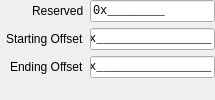
     <widget class="QWidget" name="relative_offset_range_tab">
      <attribute name="icon">
       <iconset theme="computer"/>
      </attribute>
      <attribute name="title">
       <string>Relative Offset Range</string>
      </attribute>
      <attribute name="toolTip">
       <string>This device path node specifies a range of offsets relative to the first byte available on the device.</string>
      </attribute>
      <attribute name="whatsThis">
       <string>&lt;html&gt;&lt;head/&gt;&lt;body&gt;&lt;p&gt;This device path node specifies a range of offsets relative to the first byte available on the device.&lt;/p&gt;&lt;/body&gt;&lt;/html&gt;</string>
      </attribute>
      <layout class="QFormLayout" name="relative_offset_range_layout">
       <property name="fieldGrowthPolicy">
        <enum>QFormLayout::FieldGrowthPolicy::ExpandingFieldsGrow</enum>
       </property>
       <property name="labelAlignment">
        <set>Qt::AlignmentFlag::AlignRight|Qt::AlignmentFlag::AlignTrailing|Qt::AlignmentFlag::AlignVCenter</set>
       </property>
       <property name="leftMargin">
        <number>6</number>
       </property>
       <property name="topMargin">
        <number>0</number>
       </property>
       <property name="rightMargin">
        <number>0</number>
       </property>
       <property name="bottomMargin">
        <number>0</number>
       </property>
       <item row="0" column="0">
        <widget class="QLabel" name="relative_offset_range_reserved_label">
         <property name="toolTip">
          <string>Reserved for future use.</string>
         </property>
         <property name="statusTip">
          <string>Reserved</string>
         </property>
         <property name="whatsThis">
          <string>&lt;html&gt;&lt;head/&gt;&lt;body&gt;&lt;p&gt;Reserved for future use.&lt;/p&gt;&lt;/body&gt;&lt;/html&gt;</string>
         </property>
         <property name="text">
          <string>Reserved</string>
         </property>
        </widget>
       </item>
       <item row="0" column="1">
        <widget class="QLineEdit" name="relative_offset_range_reserved">
         <property name="font">
          <font>
           <family>Monospace</family>
          </font>
         </property>
         <property name="toolTip">
          <string>Reserved for future use.</string>
         </property>
         <property name="statusTip">
          <string>Reserved</string>
         </property>
         <property name="whatsThis">
          <string>&lt;html&gt;&lt;head/&gt;&lt;body&gt;&lt;p&gt;Reserved for future use.&lt;/p&gt;&lt;/body&gt;&lt;/html&gt;</string>
         </property>
         <property name="inputMask">
          <string notr="true">&lt;\0\xHHHHHHHH;_</string>
         </property>
         <property name="text">
          <string notr="true">0x</string>
         </property>
        </widget>
       </item>
       <item row="1" column="0">
        <widget class="QLabel" name="relative_offset_range_starting_offset_label">
         <property name="toolTip">
          <string>Offset of the first byte, relative to the parent device node.</string>
         </property>
         <property name="statusTip">
          <string>Starting Offset</string>
         </property>
         <property name="whatsThis">
          <string>&lt;html&gt;&lt;head/&gt;&lt;body&gt;&lt;p&gt;Offset of the first byte, relative to the parent device node.&lt;/p&gt;&lt;/body&gt;&lt;/html&gt;</string>
         </property>
         <property name="text">
          <string>Starting Offset</string>
         </property>
        </widget>
       </item>
       <item row="1" column="1">
        <widget class="QLineEdit" name="relative_offset_range_starting_offset">
         <property name="font">
          <font>
           <family>Monospace</family>
          </font>
         </property>
         <property name="toolTip">
          <string>Offset of the first byte, relative to the parent device node.</string>
         </property>
         <property name="statusTip">
          <string>Starting Offset</string>
         </property>
         <property name="whatsThis">
          <string>&lt;html&gt;&lt;head/&gt;&lt;body&gt;&lt;p&gt;Offset of the first byte, relative to the parent device node.&lt;/p&gt;&lt;/body&gt;&lt;/html&gt;</string>
         </property>
         <property name="inputMask">
          <string notr="true">&lt;\0\xHHHHHHHHHHHHHHHH;_</string>
         </property>
         <property name="text">
          <string notr="true">0x</string>
         </property>
        </widget>
       </item>
       <item row="2" column="0">
        <widget class="QLabel" name="relative_offset_range_ending_offset_label">
         <property name="toolTip">
          <string>Offset of the last byte, relative to the parent device node.</string>
         </property>
         <property name="statusTip">
          <string>Ending Offset</string>
         </property>
         <property name="whatsThis">
          <string>&lt;html&gt;&lt;head/&gt;&lt;body&gt;&lt;p&gt;Offset of the last byte, relative to the parent device node.&lt;/p&gt;&lt;/body&gt;&lt;/html&gt;</string>
         </property>
         <property name="text">
          <string>Ending Offset</string>
         </property>
        </widget>
       </item>
       <item row="2" column="1">
        <widget class="QLineEdit" name="relative_offset_range_ending_offset">
         <property name="font">
          <font>
           <family>Monospace</family>
          </font>
         </property>
         <property name="toolTip">
          <string>Offset of the last byte, relative to the parent device node.</string>
         </property>
         <property name="statusTip">
          <string>Ending Offset</string>
         </property>
         <property name="whatsThis">
          <string>&lt;html&gt;&lt;head/&gt;&lt;body&gt;&lt;p&gt;Offset of the last byte, relative to the parent device node.&lt;/p&gt;&lt;/body&gt;&lt;/html&gt;</string>
         </property>
         <property name="inputMask">
          <string notr="true">&lt;\0\xHHHHHHHHHHHHHHHH;_</string>
         </property>
         <property name="text">
          <string notr="true">0x</string>
         </property>
        </widget>
       </item>
      </layout>
     </widget>
